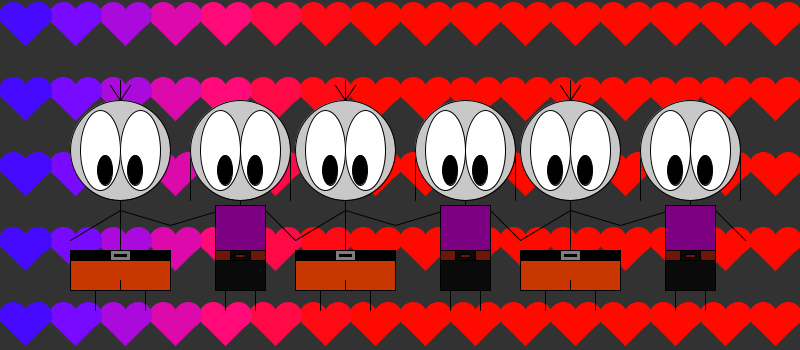
Frame 1 (no input)
Frame 60 (the mouse pressed at the canvas centre just before this capture): identical to frame 1, image omitted
Frame 120 (the mouse held since frame 60 and released just before this capture): identical to frame 1, image omitted

The Processing sketch that drew this single still picture (run headless with seeded random() and noise(); from frame 60 on, the mouse is pressed at the canvas centre):

// Processing sketch: processing_127963
// ── processing_127963.pde

int x = 180;
int y = 225;
int spatieh = 50;
int spatiev = 75;
int spatie = 225;
int richting = 5;

void setup () {
  size (800, 350);
}

void draw () {
  background (50);  
  hartjesGrid ();
  stroke (0) ;
  for (int h = -10; h < width - 180; h = h + spatie){
   mannetje (h + 180);
   vrouwtje (h + 180);
  }
}

void mannetje (int x) {
  line (x-60, y-140, x-50, y-125);                    // haarspriet links
  line (x-50, y-145, x-50, y-125);                    // haarspriet midden
  line (x-40, y-140, x-50, y-125);                    // haarspriet rechts
  fill (200);                                         // licht grijs
  ellipse (x-50, y-75, 100, 100);                     // hoofd  
  fill (255);                                         // wit
  ellipse (x-70, y-75, 40, 80);                       // oog links
  ellipse (x-30, y-75, 40, 80);                       // oog rechts
  fill (0);                                           // zwart
  ellipse (x-65, y-55, 15, 30);                       // pupil links
  ellipse (x-35, y-55, 15, 30);                       // pupil rechts
  noFill ();                                          // geen kleur
  line (x-50, y-25, x-50, y+25);                      // lijfje
  line (x-100, y+15, x-50, y-15);                      // arm links
  line (x-50, y-15, x, y);                            // arm rechts
  fill (200,55,0);                                    // bruin
  rect (x-100, y+25, 100, 40);                        // broekje
  line (x-50, y+55, x-50, y+65);                      // lijn broekje
  fill (0);                                           // zwart
  rect (x-100, y+25, 100, 10);                        // riem 
  fill (125);                                         // grijs
  rect (x-60, y +25,20,10);                           // gesp
  fill (0);                                           // zwart
  rect (x-56, y+29, 12,2);                            // riem
  line (x-75, y+65, x-75, y+85);                      // been links
  line (x-25, y+65, x-25, y+85);                      // been rechts
}

void vrouwtje (int x) {
  line (x+20, y-75, x+20, y-25);                      // haar links
  line (x+120, y-75, x+120, y-25);                    // haar rechts
  fill (200);                                         // licht grijs
  ellipse (x+70, y-75, 100, 100);                     // hoofd  
  fill (255);                                         // wit
  ellipse (x+90, y-75, 40, 80);                       // oog links
  ellipse (x+50, y-75, 40, 80);                       // oog rechts
  fill (0);                                           // zwart
  ellipse (x+55, y-55, 15, 30);                       // pupil links
  ellipse (x+85, y-55, 15, 30);                       // pupil rechts 
  noFill ();                                          // geen kleur
  line (x+70, y-25, x+70, y-20);                      // nek
  line (x, y, x+50, y-15);                            // arm links
  line (x+95, y-15, x+125, y+15);                     // arm rechts
  fill (10);                                          // grijs/zwart
  rect (x+45, y+25, 50, 40);                          // rokje
  fill (125, 0, 130);                                 // paars
  rect (x+45, y-20, 50, 45);                          // truitje
  fill (108,23,8);                                    // rood/bruin
  rect (x+45, y+25, 50, 10);                          // riem
  fill (10);                                          // grijs/zwart 
  rect (x+60, y+25, 20, 10);                          // gesp
  fill (108,23,8);                                    // rood/bruin
  rect (x+65, y+29, 10, 3);                           // riem
  line (x+55, y+65, x+55, y+85);                      // been links
  line (x+85, y+65, x+85, y+85);                      // been rechts
}

void hartjesGrid () {
  for (int i = 40; i < height + 50; i = i + spatiev) {
    for (int j = width + 20; j > 50 ; j = j - spatieh) { 
      stroke (j, 10, 390 - j);
      fill (j, 10, 390 - j);                             
      ellipse(j-57, i - 25, 27, 25);                   
      ellipse(j-32, i - 25, 27, 25);                   
      triangle(j-69.5, i - 20, j - 44.5, i + 5, j-18.5, i - 21); 
    } 
  }
}
